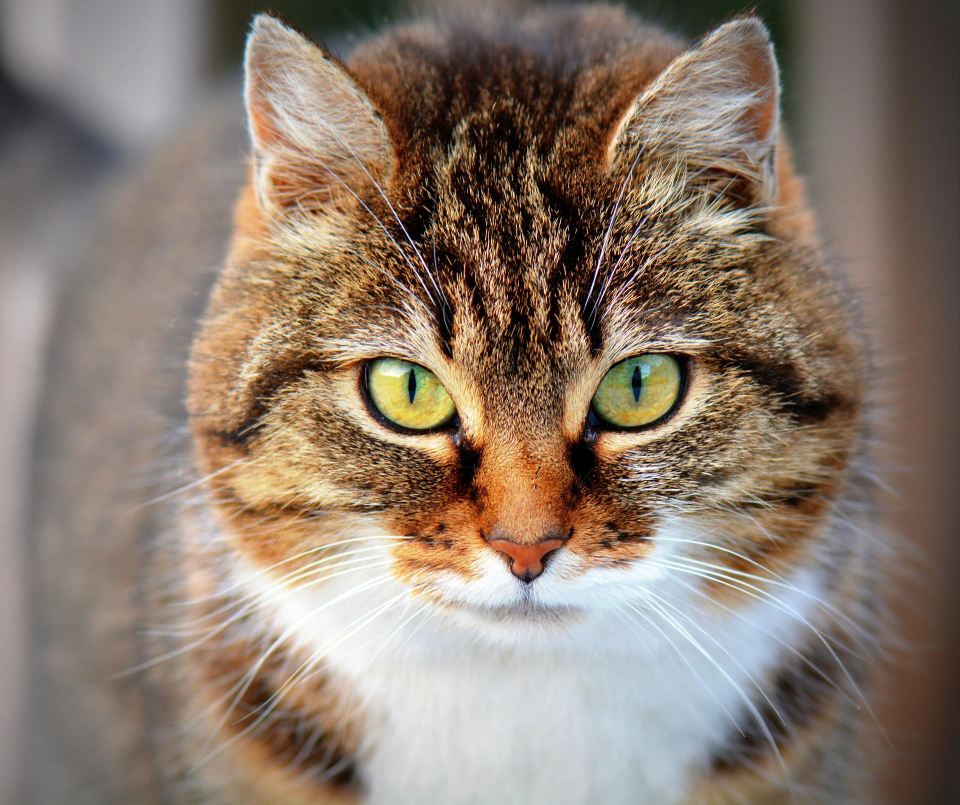
#> input picture ex10/data/cat.jpg, 1920 x 1610 px (shown at 1/2 size)
$ jupyter execute assign1.ipynb
#> lines starting #> are read from the running program, lines starting #| are printed output that depends on the picture
[cell 1]
import numpy as np
import matplotlib.pyplot as plt
from PIL import Image, ImageFilter

[cell 2]
img_in = 'data/cat.jpg'
img = Image.open(img_in)
#> img is the input picture: PIL image 1920x1610 RGB; mean R, G, B 139.8, 123.9, 110.7

[cell 3]
print(img.format, img.size,
      img.width, img.height, img.mode)
#| JPEG (1920, 1610) 1920 1610 RGB

[cell 4]
plt.imshow(img)
plt.show()

[cell 5]
print(img.getpixel((800, 600)))
#| (110, 60, 49)

[cell 6]
img = img.resize((900,900))
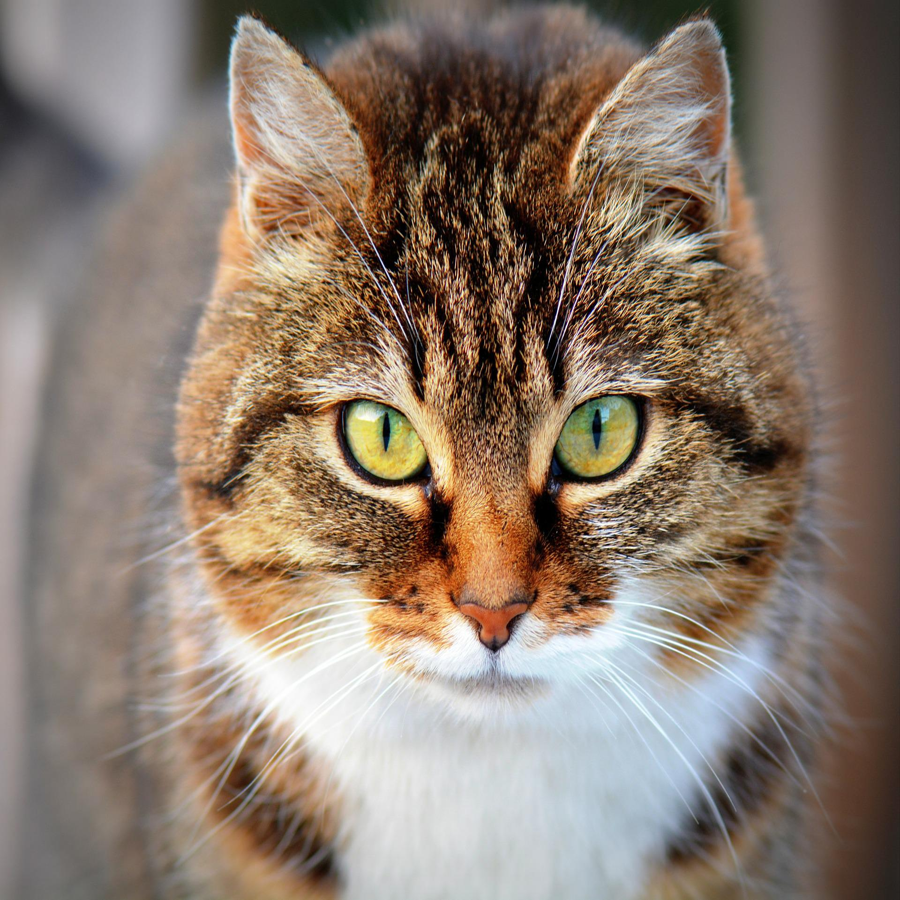
#> img: PIL image 900x900 RGB; mean R, G, B 139.8, 123.9, 110.7
img = img.crop((250, 300, 750, 700))
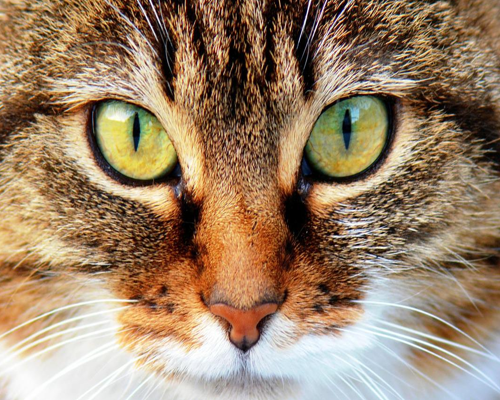
#> img: PIL image 500x400 RGB; mean R, G, B 156, 130.8, 104.9
img = img.rotate(180)
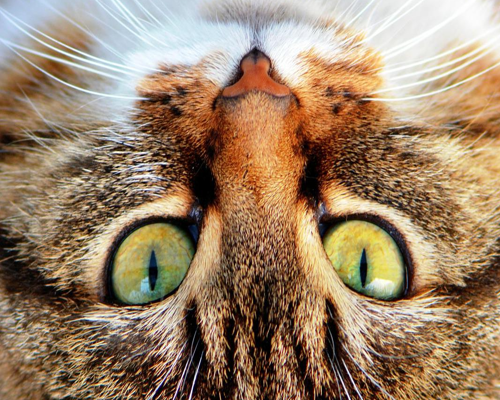
#> img: PIL image 500x400 RGB; mean R, G, B 156, 130.8, 104.9
img = img.rotate(0, translate=(30, -50))
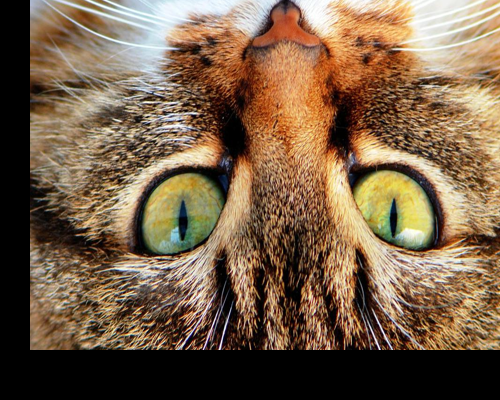
#> img: PIL image 500x400 RGB; mean R, G, B 120.4, 96.6, 72.7
img = img.filter(ImageFilter.GaussianBlur(radius=5))
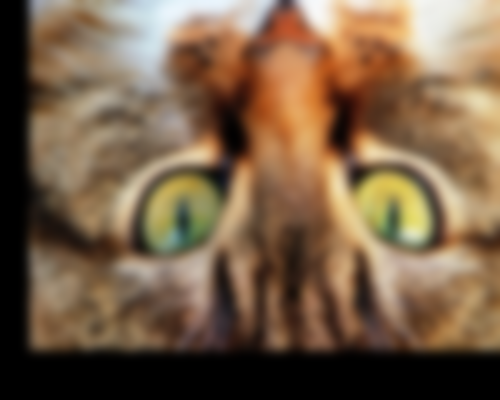
#> img: PIL image 500x400 RGB; mean R, G, B 120.4, 96.6, 72.7
img_gray = img.convert('L')
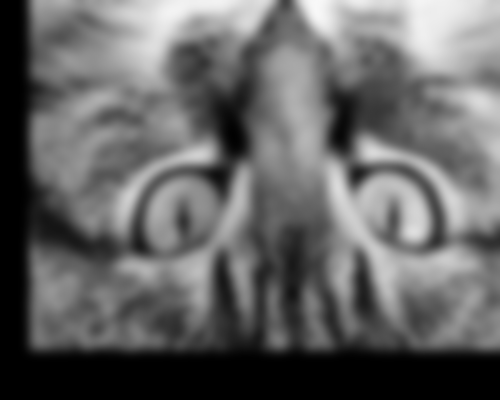
#> img_gray: PIL image 500x400 L; min 0, max 248, mean 101
plt.imshow(img_gray, cmap='gray')
plt.show()

$ run again, with ex10/data/dog.jpg copied over ex10/data/cat.jpg
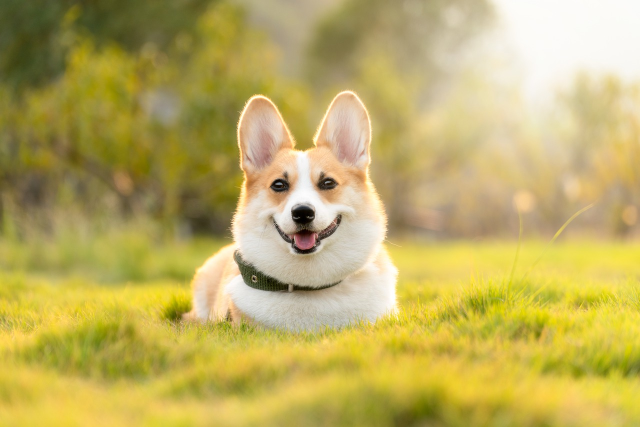
#> input picture ex10/data/dog.jpg, 1280 x 854 px (shown at 1/2 size)
#> img is the input picture: PIL image 1280x854 RGB; mean R, G, B 189.9, 173.5, 98.2
#| JPEG (1280, 854) 1280 854 RGB
#| (223, 199, 75)
#> `img = img.filter(ImageFilter.GaussianBlur(radius=5))`:
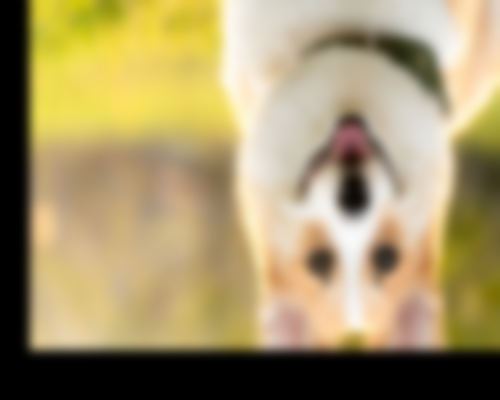
#> img: PIL image 500x400 RGB; mean R, G, B 164.6, 148.4, 105.4
#> `img_gray = img.convert('L')`:
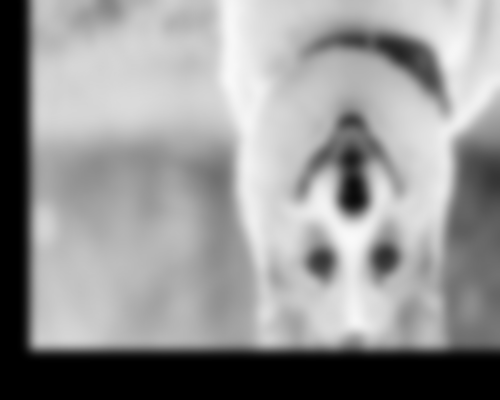
#> img_gray: PIL image 500x400 L; min 0, max 249, mean 148.4
